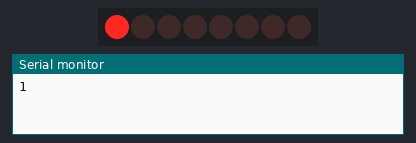
The sketch below on a simulated Arduino Uno, built with avr-gcc and run on an emulated ATmega328P. On the bench: 8 shift-register outputs drawn as a row of LEDs (first output left, lit = HIGH), the last lines printed to the serial monitor. Wiring (inferred from the names in the program): shift register (74HC595): data pin 12; shift clock pin 13; latch pin 8. Wiring (inferred from the signals the program sends): row of LEDs: on Q0, Q1, Q2, Q3, Q4, Q5, Q6, Q7.

Above: at 0.1 s.
At 4.3 s:
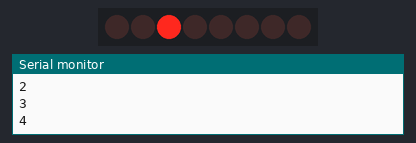
At 8.5 s:
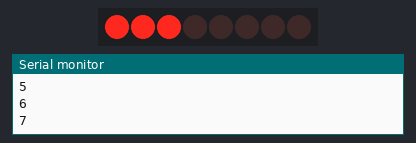
At 18.3 s:
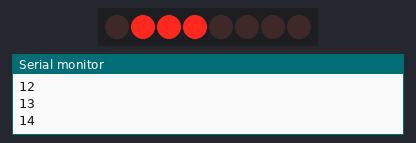
At 28.1 s:
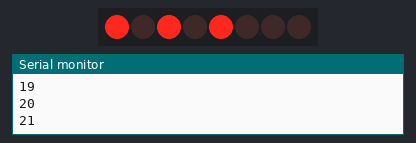
At 37.9 s:
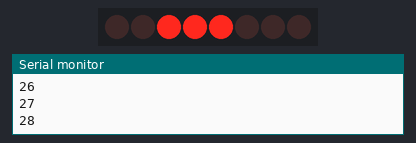
Timing chart, 0 to 40.0 s (numbered marks = the images above):
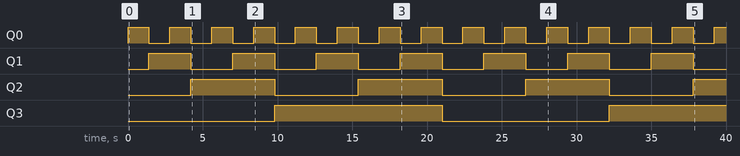

The sketch:

Manejo-Bits.ino
```cpp
int latchPin = 8;
int clockPin = 13;
int dataPin = 12;
byte myByte;
void setup() {
  // put your setup code here, to run once:
  Serial.begin(9600);
  pinMode(latchPin, OUTPUT);
  pinMode(clockPin, OUTPUT);
  pinMode(dataPin, OUTPUT);
}

void loop() {
  // put your main code here, to run repeatedly:
  myByte++;

  digitalWrite(latchPin, LOW);            // preparar para enviar datos
  shiftOut(dataPin, clockPin, MSBFIRST, myByte); // enviar los bits
  digitalWrite(latchPin, HIGH);           // mostrar en salidas
  Serial.println(myByte);
  delay(1400);
  }
```

Measured:
- by itself, Q0: alternates HIGH for 1.4 s and LOW for 1.4 s
- by itself, Q1: alternates HIGH for 2.8 s and LOW for 2.8 s
- by itself, Q2: alternates HIGH for 5.6 s and LOW for 5.6 s
- by itself, Q3: LOW → HIGH at 9.8 s, → LOW 11.2 s later, → HIGH 11.2 s later
